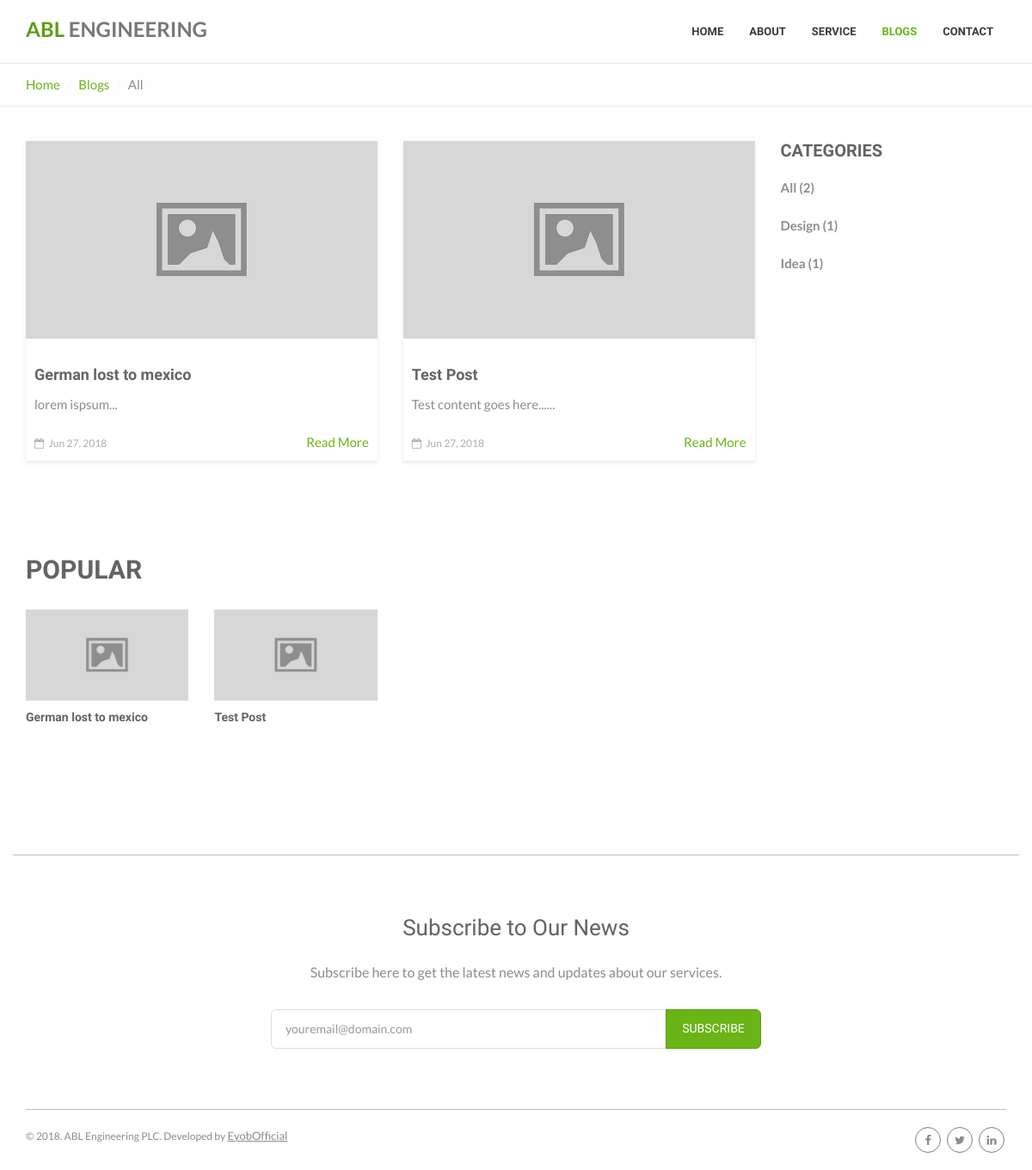
/blogs/, run on an earlier commit of the app's database.
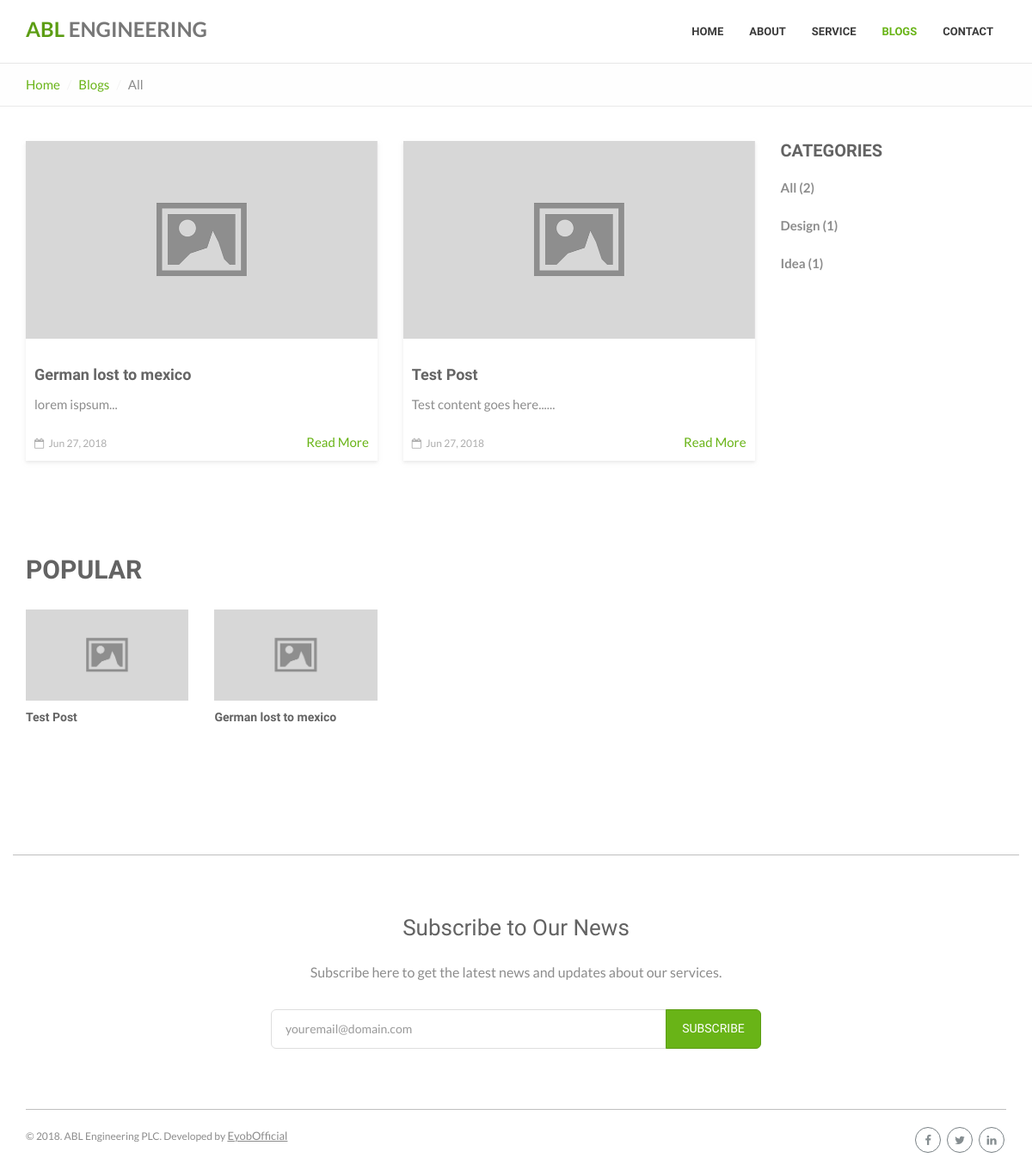
And on a later commit of the database.
### blogs/models.py (models this page shows, shortened)
class Base(models.Model):
    created_at = models.DateTimeField(
        'Created Date',
        null=True, blank=True,
        auto_now_add=True,
        help_text='Record first created date and time'
    )
    updated_at = models.DateTimeField(
        'Last Modified',
        null=True, blank=True,
        auto_now=True,
        help_text='Record last modified date and time'
    )
    class Meta:
        abstract = True
        get_latest_by = ['-updated_at', ]

class Post(Base):
    POST_STATUS_CHOICES = (
        ('draft', 'Draft'),
        ('published', 'Published')
    )
    author = models.ForeignKey(
        Author,
        related_name='posts',
        null=True, on_delete=models.SET_NULL
    )
    catagory = models.ForeignKey(
        Catagory,
        related_name='posts',
        on_delete=models.CASCADE,
    )
    title = models.CharField(max_length=255)
    slug = models.SlugField()
    summary = models.TextField('Short summary', blank=True)
    content = models.TextField('Post')
    picture = models.ImageField(upload_to='posts/', blank=True, null=True)
    thumbnail = models.ImageField(upload_to='posts', blank=True, null=True)
    status = models.CharField(
        max_length=10,
        choices=POST_STATUS_CHOICES,
        default='draft',
    )
    tags = models.ManyToManyField(
        Tag, blank=True,
        related_name='posts',
    )
    open_for_comment = models.BooleanField(default=True)
    read_count = models.PositiveIntegerField(default=1)
    objects = PostManager()
    class Meta:
        ordering = ['-created_at', '-updated_at', 'title', ]
        get_latest_by = ['-created_at', ]
    def get_absolute_url(self, *args, **kwargs):
        return reverse('blogs:post-detail', args=[str(self.pk), self.slug])

class Catagory(Base):
    title = models.CharField(max_length=120)
    slug = models.SlugField(unique=True)
    description = models.TextField(blank=True)
    class Meta:
        verbose_name = 'Catagory'
        verbose_name_plural = 'Catagories'
        get_latest_by = ['-created_at', '-updated_at', ]
        ordering = ['title', ]
    def get_absolute_url(self, *args, **kwargs):
        return reverse('blogs:catagory-detail', args=[self.slug, ])
    def post_count(self):
        return self.posts.published().count()

### blogs/views.py (the view)
# urls.py: path('', views.PostList.as_view(), name='post-list'),
class PostList(ListView):
    model = models.Post
    template_name = 'blogs/blogs.html'
    def get_queryset(self, *args, **kwargs):
        return self.model.objects.published().order_by('-created_at')[:4]
    def get_context_data(self, *args, **kwargs):
        context = super().get_context_data(*args, **kwargs)
        context['popular_posts'] = self.model.objects.popular()[:4]
        context['catagory_list'] = models.Catagory.objects.all()
        context['page'] = 'blogs'
        return context

### blogs/models.py (called while the page is built)
    def published(self, *args, **kwargs):
        return self.get_queryset().filter(status='published')

    def popular(self, *args, **kwargs):
        return self.published().order_by('-read_count')

### blogs/templates/blogs/blogs.html
{% extends 'base.html' %}
{% load static %}
{% block content %}
<div class="page-header breadcrumbs-only">
    <div class="container">
        <ol class="breadcrumb link-accent">
            <li><a href="{% url 'pages:index' %}">Home</a></li>
            <li><a href="{% url 'blogs:post-list' %}">Blogs</a></li>
            {% if catagory %}
            <li class="active">{{ catagory.title }}</li>
            {% else %}
            <li class="active">All</li>
            {% endif %}
        </ol>
    </div>
</div>
<div class="page-content">
    <div class="container">
        <div class="row">
            <div class="col-md-8 col-lg-9">
                <section class="no-padding-top">
                    <div class="row">
                        {% for post in post_list %}
                        <div class="col-sm-6">
                            <div class="post-entry-card">
                                <a href="{{ post.get_absolute_url }}">
                                    {% if post.picture %}
                                    <img src="{{ post.picture.url }}" class="img-responsive" alt="{{ post.title }}">
                                    {% else %}
                                    <img src="{% static 'assets/img/blog/blog-placeholder.png' %}" class="img-responsive" alt="{{ post.title }}">
                                    {% endif %}
                                </a>
                                <div class="post-info">
                                    <h3 class="post-title">
                                        <a href="{{ post.get_absolute_url }}">{{ post.title }}</a>
                                    </h3>
                                    <p class="post-excerpt">{{ post.content|truncatewords:20 }}...</p>
                                    <span class="post-meta"><i class="fa fa-calendar-o"></i> {{ post.created_at|date:'M d, Y' }}</span>
                                    <a href="{{ post.get_absolute_url }}" class="read-more pull-right">Read More</a>
                                </div>
                            </div>
                        </div>
                        {% endfor %}
                    </div>
                </section>
                <section class="categorized-posts">
                    <h2 class="section-heading pull-left">POPULAR</h2>
                    <div class="clearfix"></div>
                    <div class="row">
                        {% for post in popular_posts %}
                        <div class="col-sm-6 col-lg-3">
                            <div class="post-entry post-entry-simple">
                                <a href="{{ post.get_absolute_url }}">
                                    {% if post.thumbnail %}
                                    <img src="{{ post.thumbnail.url }}" class="img-responsive" alt="{{ post.title }}">
                                    {% else %}
                                    <img src="{% static 'assets/img/blog/blog-placeholder.png' %}" class="img-responsive" alt="{{ post.title }}">
                                    {% endif %}
                                </a>
                                <h3 class="post-title">
                                    <a href="{{ post.get_absolute_url }}">{{ post.title }}</a>
                                </h3>
                            </div>
                        </div>
                        {% endfor %}
                    </div>
                </section>
            </div>
            <div class="col-md-4 col-lg-3">
                <div class="sidebar">
                    {% include 'partials/sidebar.html' %}
                </div>
            </div>
        </div>
    </div>
</div>
{% endblock content %}

### blogs/templates/partials/sidebar.html
<div class="widget">
    <h4 class="widget-title">CATEGORIES</h4>
    <ul class="list-unstyled category-list">
        <li class="active"><a href="{% url 'blogs:post-list' %}">All ({{ post_list.count }})</a></li>
        {% for catagory in catagory_list %}
            {% if catagory.post_count > 0 %}
                <li>
                    <a href="{{ catagory.get_absolute_url }}">{{ catagory.title }} ({{ catagory.post_count }})</a>
                </li>
            {% endif %}
        {% endfor %}
    </ul>
</div>

What changed in the data, as far as the page shows it:
changed Post "Test Post": moves up the list
